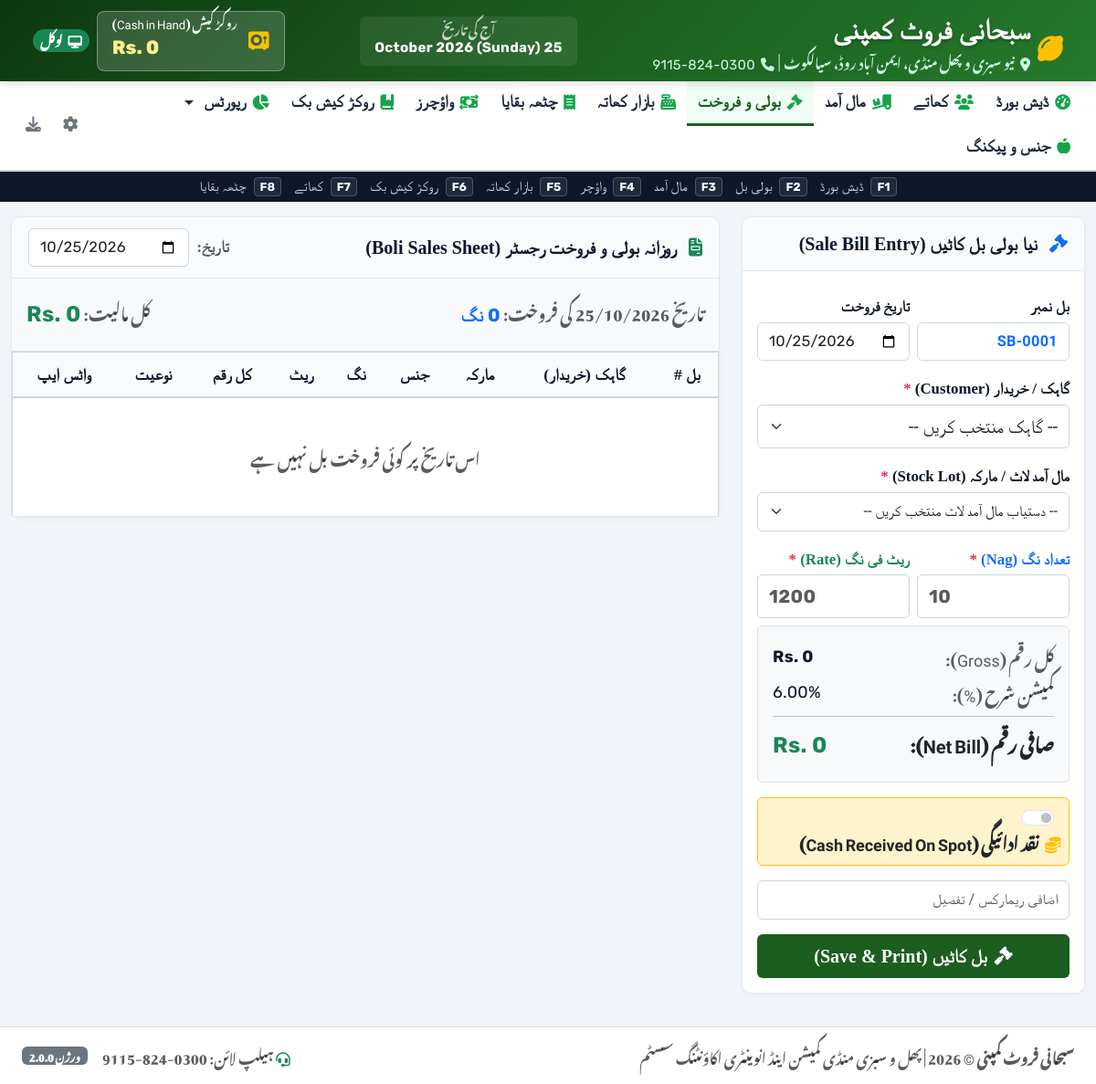
The app's page /boli_sales.php with its own data.
### tables this page shows
CREATE TABLE `settings` (
  `id` int(11) NOT NULL AUTO_INCREMENT,
  `shop_name` varchar(255) NOT NULL DEFAULT 'سبحانی فروٹ کمپنی',
  `shop_subheading` varchar(255) NOT NULL DEFAULT 'فروٹ کمیشن ایجنٹ',
  `mandi_name` varchar(255) NOT NULL DEFAULT 'نیو سبزی و پھل منڈی',
  `city` varchar(100) NOT NULL DEFAULT 'سیالکوٹ',
  `address` text DEFAULT NULL,
  `phone` varchar(100) NOT NULL DEFAULT '0300-824-9115',
  `phone2` varchar(100) DEFAULT NULL,
  `default_commission_rate` decimal(5,2) NOT NULL DEFAULT 6.00,
  `default_mazdoori_per_nag` decimal(10,2) NOT NULL DEFAULT 10.00,
  `default_market_fee_percent` decimal(5,2) NOT NULL DEFAULT 1.00,
  `default_munshiana_per_bill` decimal(10,2) NOT NULL DEFAULT 20.00,
  `whatsapp_country_code` varchar(10) NOT NULL DEFAULT '92',
  `created_at` timestamp NOT NULL DEFAULT current_timestamp(),
  `updated_at` timestamp NOT NULL DEFAULT current_timestamp() ON UPDATE current_timestamp(),
  PRIMARY KEY (`id`)
);

### boli_sales.php (the view, shortened to what the rows shown need)
<?php
require_once __DIR__ . '/functions.php';
require_once __DIR__ . '/includes/header.php';
?>
<div class="row g-4">
    <div class="col-12 col-xl-4">
        <div class="card-custom sticky-top" style="top: 80px;">
            <div class="p-3">
                <form method="POST" action="boli_sales.php" id="saleBillForm">
                    <div class="border rounded p-3 bg-light mb-3">
                        <div class="d-flex justify-content-between mb-1">
                            <span class="text-muted">کمیشن شرح (%):</span>
                            <span class="rubik-font"><?= $settings['default_commission_rate'] ?>%</span>
                        </div>
                    </div>
                </form>
            </div>
        </div>
    </div>
    <div class="col-12 col-xl-8">
        <div class="card-custom">
            <div class="table-responsive">
                <table class="table table-mandi table-hover align-middle">
                    <thead>
                        <tr>
                            <th>بل #</th>
                            <th>گاہک (خریدار)</th>
                            <th>مارکہ</th>
                            <th>جنس</th>
                            <th>نگ</th>
                            <th>ریٹ</th>
                            <th>کل رقم</th>
                            <th>نوعیت</th>
                            <th>واٹس ایپ</th>
                        </tr>
                    </thead>
                </table>
            </div>
        </div>
    </div>
</div>
<?php require_once __DIR__ . '/includes/footer.php'; ?>

### includes/header.php (shortened to what the rows shown need)
<?php
require_once __DIR__ . '/../functions.php';
$settings = get_settings();
?>
<!DOCTYPE html>
<html lang="ur" dir="rtl">
<head>
    <link rel="stylesheet" href="https://cdn.jsdelivr.net/npm/bootstrap@5.3.2/dist/css/bootstrap.rtl.min.css">
    <link rel="stylesheet" href="https://cdnjs.cloudflare.com/ajax/libs/font-awesome/6.5.1/css/all.min.css">
</head>
<body>
<header class="top-navbar no-print">
    <div class="container-fluid d-flex flex-wrap align-items-center justify-content-between gap-2">
        <div class="d-flex align-items-center gap-2">
            <div>
                <h1 class="shop-title"><?= htmlspecialchars($settings['shop_name']) ?></h1>
                <div class="shop-subtitle">
                    <i class="fa-solid fa-location-dot me-1"></i> <?= htmlspecialchars($settings['mandi_name']) ?>، <?= htmlspecialchars($settings['city']) ?> &nbsp;|&nbsp;
                    <i class="fa-solid fa-phone me-1"></i> <span class="rubik-digits"><?= htmlspecialchars($settings['phone']) ?></span>
                </div>
            </div>
        </div>
    </div>
</header>
<main class="container-fluid py-3 flex-grow-1">

### includes/footer.php (shortened to what the rows shown need)
</main>
<footer class="bg-white border-top py-3 mt-auto no-print">
    <div class="container-fluid d-flex flex-wrap align-items-center justify-content-between text-muted small px-4">
        <div>
            <strong><?= htmlspecialchars($settings['shop_name'] ?? APP_NAME) ?></strong> &copy; <?= date('Y') ?> |
            پھل و سبزی منڈی کمیشن اینڈ انوینٹری اکاؤنٹنگ سسٹم
        </div>
        <div class="d-flex align-items-center gap-3">
            <span><i class="fa-solid fa-headset text-success"></i> ہیلپ لائن: <?= htmlspecialchars($settings['phone']) ?></span>
            <span class="badge bg-secondary">ورژن <?= APP_VERSION ?></span>
        </div>
    </div>
</footer>
</body>
</html>

### records on screen
settings: shop_name "سبحانی فروٹ کمپنی", mandi_name "نیو سبزی و پھل منڈی، ایمن آباد روڈ", city "سیالکوٹ", phone "0300-824-9115", default_commission_rate "6.00"

### other values on screen
format_rs($cash_stats['cash_in_hand']) "0"
format_dt($filter_date) "25/10/2026"
$total_sold_nag "0"
format_rs($total_sold_amount) "0"
APP_VERSION "2.0.0"
